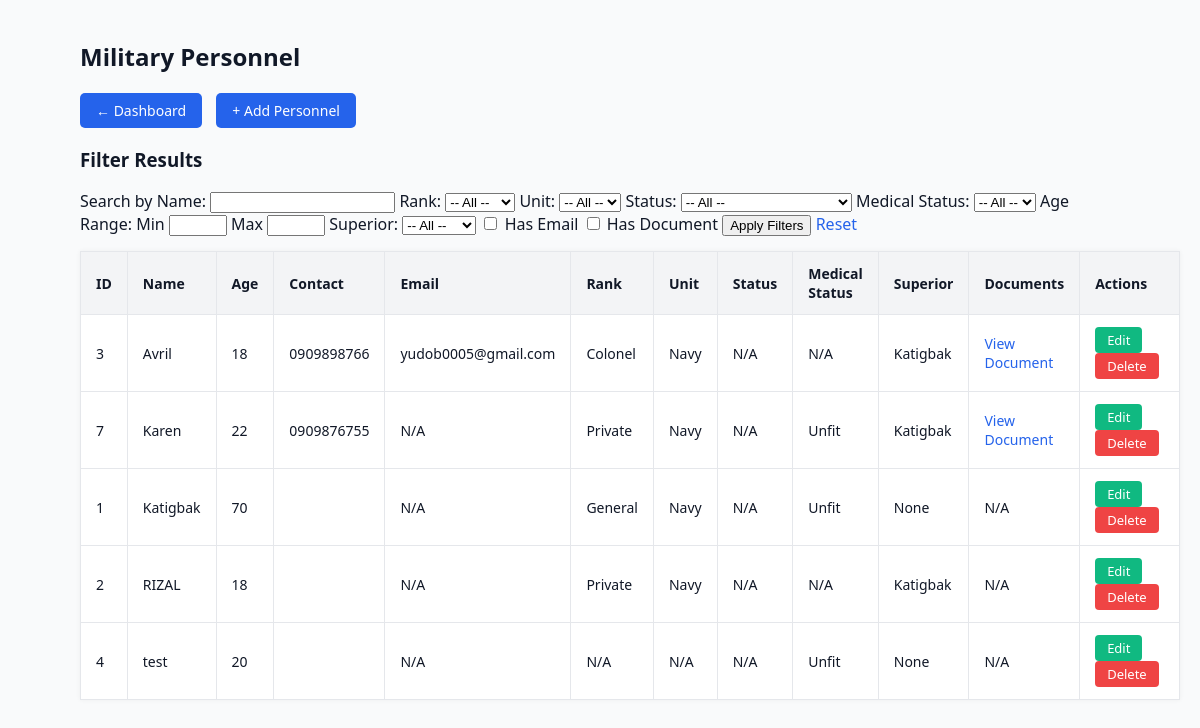
/people/index.php (signed in), run on the app's committed database.
### tables this page shows
CREATE TABLE `people` (
  `id` int(11) NOT NULL,
  `name` varchar(100) NOT NULL,
  `age` int(11) NOT NULL,
  `contact` varchar(100) DEFAULT NULL,
  `email` varchar(100) DEFAULT NULL,
  `rank_id` int(11) DEFAULT NULL,
  `unit_id` int(11) DEFAULT NULL,
  `military_status` varchar(100) NOT NULL,
  `superior_id` int(11) DEFAULT NULL,
  `file_upload` varchar(255) DEFAULT NULL,
  `health_id` int(11) DEFAULT NULL
);

CREATE TABLE `ranks` (
  `id` int(11) NOT NULL,
  `rank_name` varchar(100) NOT NULL
);

CREATE TABLE `units` (
  `id` int(11) NOT NULL,
  `unit_name` varchar(100) NOT NULL
);

CREATE TABLE `health` (
  `id` int(11) NOT NULL,
  `health_status_name` varchar(100) NOT NULL
);

### people/filter_functions.php (called while the page is built, shortened)
<?php
function getFilteredPeople($pdo, $filters) {
    $sql = "
        SELECT p.*,
               r.rank_name,
               u.unit_name,
               s.name as superior_name,
               h.health_status_name
        FROM people p
        LEFT JOIN ranks r ON p.rank_id = r.id
        LEFT JOIN units u ON p.unit_id = u.id
        LEFT JOIN people s ON p.superior_id = s.id
        LEFT JOIN health h ON p.health_id = h.id
        WHERE 1=1
    ";
    $params = [];
    $sql .= " ORDER BY p.name";
    $stmt = $pdo->prepare($sql);
    $stmt->execute($params);
    return $stmt->fetchAll(PDO::FETCH_ASSOC);
}

### people/index.php (the view, shortened to what this page needs)
<?php
require 'filter_functions.php';
$filters = [
    'rank_id' => $_GET['rank_id'] ?? null,
    'unit_id' => $_GET['unit_id'] ?? null,
    'military_status' => $_GET['military_status'] ?? null,
    'health_id' => $_GET['health_id'] ?? null,
    'min_age' => $_GET['min_age'] ?? null,
    'max_age' => $_GET['max_age'] ?? null,
    'superior_id' => $_GET['superior_id'] ?? null,
    'has_email' => $_GET['has_email'] ?? null,
    'has_file' => $_GET['has_file'] ?? null,
    'name' => $_GET['name'] ?? null,
];
$people = getFilteredPeople($pdo, $filters);
?>
<!DOCTYPE html>
<html>
<head>
    <link rel="stylesheet" href="../css/styles.css">
</head>
<body>
    <h1>Military Personnel</h1>
    <a href="../dashboard/index.php" class="button-link">&larr; Dashboard</a>
    <a href="add.php" class="button-link">+ Add Personnel</a>
    <form method="GET" class="filter-form">
        <h3>Filter Results</h3>
        <label>Search by Name:
    <input type="text" name="name" value="<?= htmlspecialchars($filters['name'] ?? '') ?>">
</label>
        <label>Rank:
            <select name="rank_id">
                <option value="">-- All --</option>
            </select>
        </label>
        <label>Unit:
            <select name="unit_id">
                <option value="">-- All --</option>
            </select>
        </label>
        <label>Status:
            <select name="military_status">
                <option value="">-- All --</option>
            </select>
        </label>
        <label>Medical Status:
            <select name="health_id">
                <option value="">-- All --</option>
            </select>
        </label>
        <label>Age Range:
            Min <input type="number" name="min_age" value="<?= htmlspecialchars($filters['min_age'] ?? '') ?>" style="width: 50px">
            Max <input type="number" name="max_age" value="<?= htmlspecialchars($filters['max_age'] ?? '') ?>" style="width: 50px">
        </label>
        <label>Superior:
            <select name="superior_id">
                <option value="">-- All --</option>
            </select>
        </label>
        <label><input type="checkbox" name="has_email" value="1" <?= $filters['has_email'] ? 'checked' : '' ?>> Has Email</label>
        <label><input type="checkbox" name="has_file" value="1" <?= $filters['has_file'] ? 'checked' : '' ?>> Has Document</label>
        <button type="submit">Apply Filters</button>
        <a href="index.php">Reset</a>
    </form>
    <table border="1">
        <tr>
            <th>ID</th>
            <th>Name</th>
            <th>Age</th>
            <th>Contact</th>
            <th>Email</th>
            <th>Rank</th>
            <th>Unit</th>
            <th>Status</th>
            <th>Medical Status</th>
            <th>Superior</th>
            <th>Documents</th>
            <th>Actions</th>
        </tr>
        <?php foreach ($people as $person): ?>
            <tr>
                <td><?= htmlspecialchars($person['id']) ?></td>
                <td><?= htmlspecialchars($person['name']) ?></td>
                <td><?= htmlspecialchars($person['age']) ?></td>
                <td><?= htmlspecialchars($person['contact'] ?? 'N/A') ?></td>
                <td><?= htmlspecialchars($person['email'] ?? 'N/A') ?></td>
                <td><?= htmlspecialchars($person['rank_name'] ?? 'N/A') ?></td>
                <td><?= htmlspecialchars($person['unit_name'] ?? 'N/A') ?></td>
                <td><?= htmlspecialchars($person['military_status_name'] ?? 'N/A') ?></td>
                <td><?= htmlspecialchars($person['health_status_name'] ?? 'N/A') ?></td>
                <td><?= htmlspecialchars($person['superior_name'] ?? 'None') ?></td>
                <td>
                    <?php if (!empty($person['file_upload'])): ?>
                        <a href="../uploads/<?= htmlspecialchars($person['file_upload']) ?>" target="_blank">View Document</a>
                    <?php else: ?>
                        N/A
                    <?php endif; ?>
                </td>
                <td>
                    <a href="edit.php?id=<?= $person['id'] ?>" class="table-btn edit-btn">Edit</a>
                    <a href="index.php?delete=<?= $person['id'] ?>" onclick="return confirm('Delete this record?')" class="table-btn delete-btn">Delete</a>
                </td>
            </tr>
        <?php endforeach; ?>
    </table>
</body>
</html>

### css/styles.css (style rules this page uses)
body { font-family: 'Segoe UI', sans-serif; margin: 40px 80px 50px 80px; padding: 0; background-color: #f9fafb; color: #111827; }
h1 { font-size: 24px; margin-bottom: 20px; }
a { color: #2563eb; text-decoration: none; margin-right: 10px; }
.button-link { display: inline-block; background-color: #2563eb; color: #ffffff; padding: 8px 16px; margin-right: 10px; border-radius: 5px; font-size: 14px; text-decoration: none; transition: background-color 0.3s ease; }
.table-btn { display: inline-block; padding: 4px 12px; border-radius: 4px; font-size: 13px; text-decoration: none; color: #fff; margin-right: 5px; transition: background-color 0.3s ease; }
.edit-btn { background-color: #10b981; }
.delete-btn { background-color: #ef4444; }
table { width: 100%; border-collapse: collapse; margin-top: 15px; background: #fff; box-shadow: 0 0 5px rgba(0, 0, 0, 0.05); }
table th, table td { padding: 12px 15px; border: 1px solid #e5e7eb; text-align: left; font-size: 14px; }
table th { background-color: #f3f4f6; font-weight: 600; }

### data on the page
people: id "3", name "Avril", age "18", contact "0909898766", email "yudob0005@gmail.com", rank.rank_name "Colonel", unit.unit_name "Navy", military_status_name "N/A", health_status_name "N/A", superior.name "Katigbak"
people: id "7", name "Karen", age "22", contact "0909876755", email "N/A", rank.rank_name "Private", unit.unit_name "Navy", military_status_name "N/A", health.health_status_name "Unfit", superior.name "Katigbak"
people: id "1", name "Katigbak", age "70", email "N/A", rank.rank_name "General", unit.unit_name "Navy", military_status_name "N/A", health.health_status_name "Unfit", superior_name "None"
people: id "2", name "RIZAL", age "18", email "N/A", rank.rank_name "Private", unit.unit_name "Navy", military_status_name "N/A", health_status_name "N/A", superior.name "Katigbak"
people: id "4", name "test", age "20", email "N/A", rank_name "N/A", unit_name "N/A", military_status_name "N/A", health.health_status_name "Unfit", superior_name "None"
